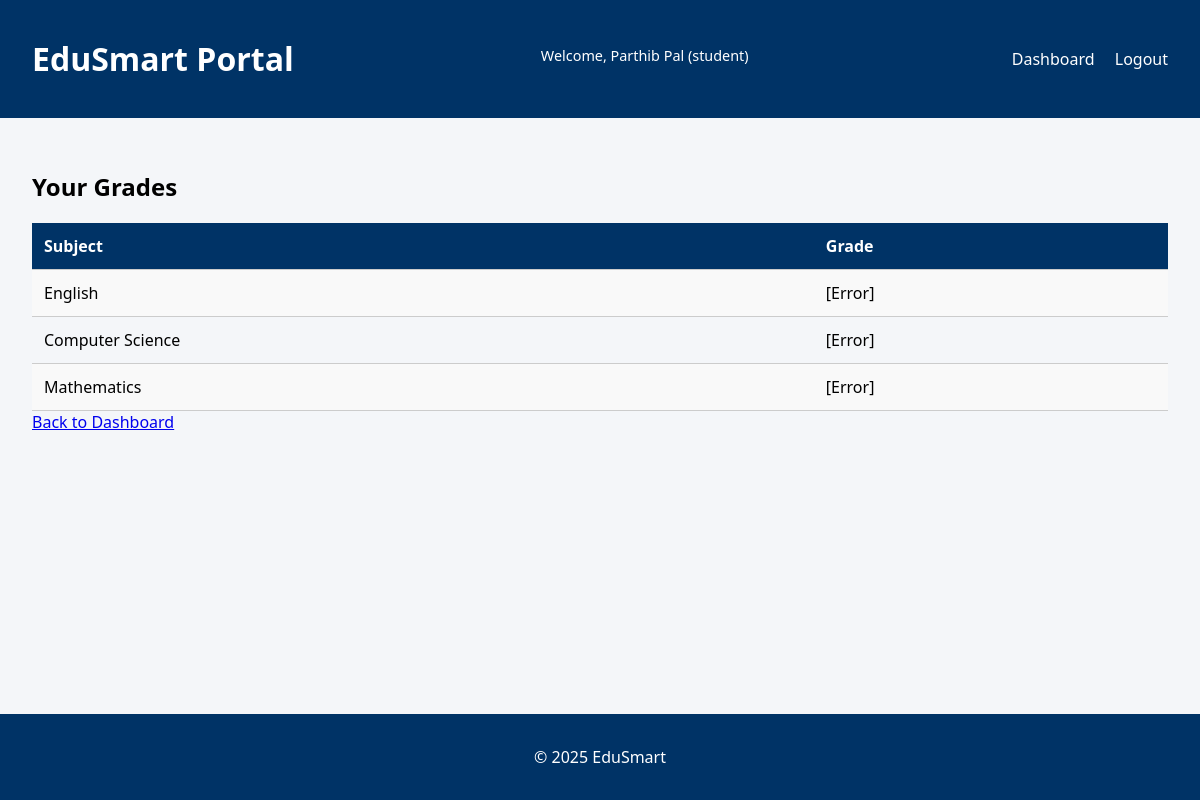
/my_grades (signed in), run on the app's committed database.
### tables this page shows
CREATE TABLE grades (
            id INTEGER PRIMARY KEY AUTOINCREMENT,
            student_name TEXT,
            student_email TEXT,
            subject TEXT,
            encrypted_grade BLOB
        );

### app.py (the view)
@app.route('/my_grades')
@role_required('student')
def my_grades():
    email = session.get('email')  # Store email during login
    with sqlite3.connect('database/edusmart.db') as conn:
        c = conn.cursor()
        c.execute("SELECT subject, encrypted_grade FROM grades WHERE student_email = ?", (email,))
        rows = c.fetchall()
    decrypted = []
    for subject, encrypted_grade in rows:
        try:
            grade = decrypt_data(encrypted_grade)
        except Exception:
            grade = "[Error]"
        decrypted.append((subject, grade))
    return render_template('student_grades.html', grades=decrypted)

### app.py (called while the page is built)
def role_required(required_role):
    def wrapper(f):
        @wraps(f)
        def decorated(*args, **kwargs):
            if 'username' not in session or session.get('role') != required_role:
                flash('Access denied.', 'danger')
                return redirect(url_for('login'))
            return f(*args, **kwargs)
        return decorated
    return wrapper

### utils/encryption.py (called while the page is built)
def load_key():
    with open(KEY_PATH, 'rb') as key_file:
        return key_file.read()

def decrypt_data(token: bytes) -> str:
    try:
        key = load_key()
        f = Fernet(key)
        return f.decrypt(token).decode()
    except InvalidToken:
        return "[Invalid or corrupted data]"

### templates/student_grades.html (shortened to what this page needs)
{% extends 'base.html' %}
{% block content %}
<div class="student-container">
    <h2>Your Grades</h2>
    <table>
      <tr><th>Subject</th><th>Grade</th></tr>
      {% for subject, grade in grades %}
        <tr><td>{{ subject }}</td><td>{{ grade }}</td></tr>
      {% endfor %}
    </table>
  <a href="{{ url_for('dashboard') }}">Back to Dashboard</a>
</div>
{% endblock %}

### static/style.css (style rules this page uses)
html,body { font-family: 'Segoe UI', sans-serif; background-color: #f4f6f9; margin: 0; padding: 0; height: 100%; display: flex; flex-direction: column; }
table { width: 100%; border-collapse: collapse; margin-top: 1em; }
th, td { padding: 0.75em; border-bottom: 1px solid #ccc; text-align: left; }
th { background-color: #003366; color: white; }
tr:nth-child(even) { background-color: #f9f9f9; }

### data on the page
grades: subject "English", grade "[Error]"
grades: subject "Computer Science", grade "[Error]"
grades: subject "Mathematics", grade "[Error]"

### other printed values
{{ session.username }} "Parthib Pal"
{{ session.role }} "student"
